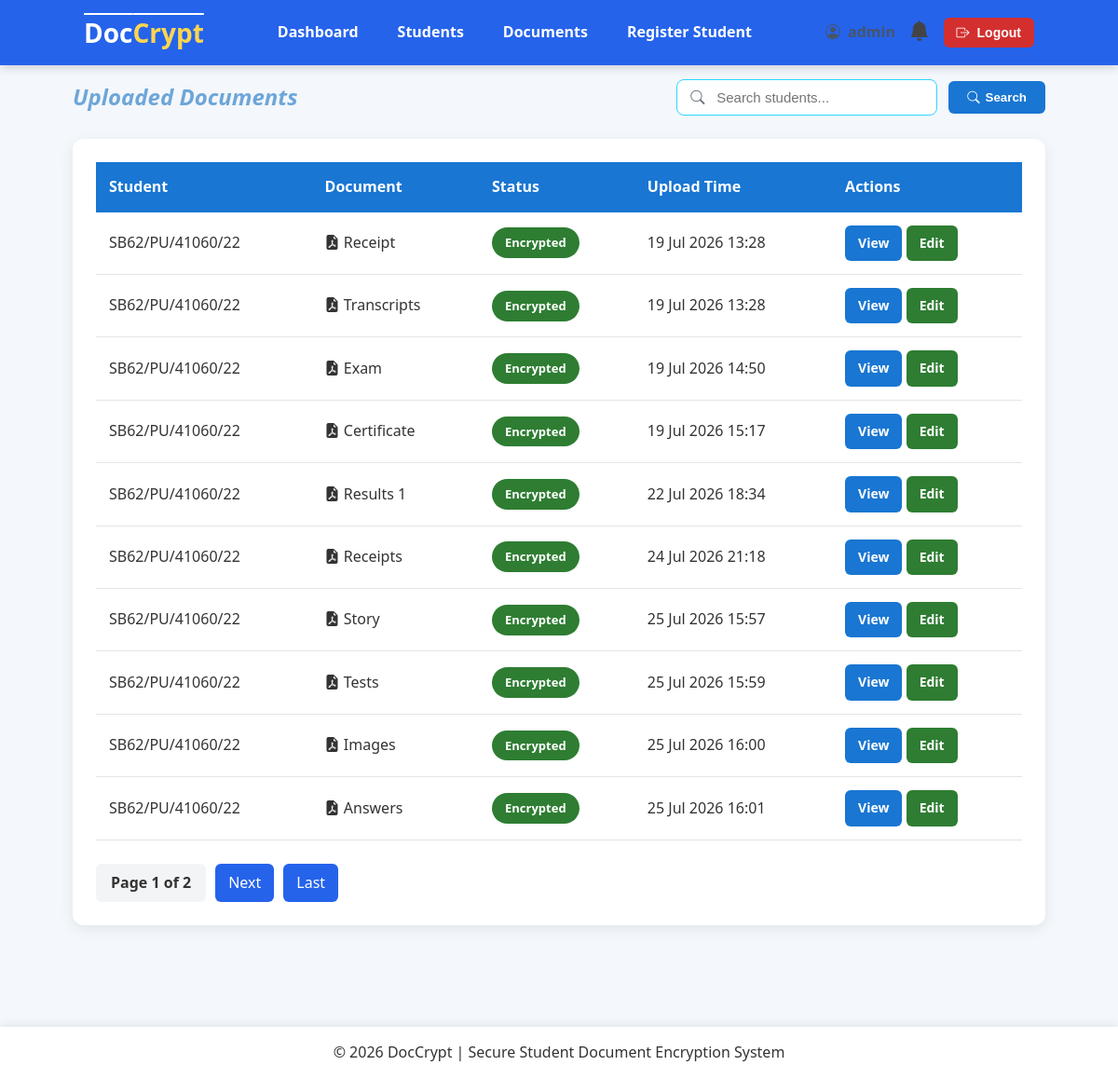
The page /documents/documents/ (signed in) on the database as committed earlier.
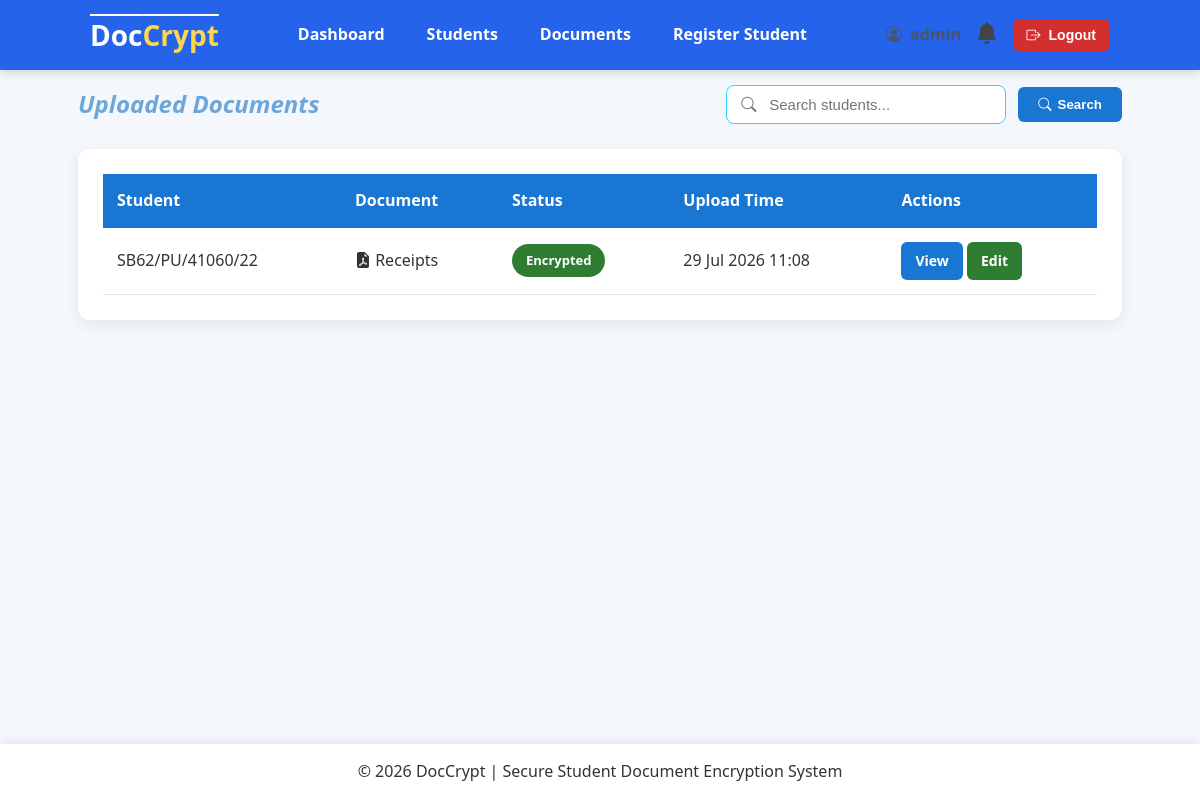
The same page on the database as committed later.
### documents/models.py (models this page shows, shortened)
class Document(models.Model):
    class Status(models.TextChoices):
        PENDING = "PENDING", "Pending"
        ENCRYPTED = "ENCRYPTED", "Encrypted"
    student = models.ForeignKey(Student, on_delete=models.CASCADE, related_name="documents")
    uploaded_by = models.ForeignKey(CustomUser, on_delete=models.SET_NULL, null=True, related_name="uploaded_documents")
    title = models.CharField( max_length=255)
    original_filename = models.CharField(max_length=255, blank=True)
    original_file = models.FileField(max_length=255, blank=True, upload_to="documents/original/")
    encrypted_file = models.FileField(upload_to="documents/encrypted/", null=True, blank=True)
    encrypted_key = models.BinaryField(null=True, blank=True)
    status = models.CharField(max_length=30, choices=Status.choices, default=Status.PENDING, db_index=True)
    uploaded_at = models.DateTimeField(auto_now_add=True)
    encrypted_at = models.DateTimeField(null=True, blank=True)
    class Meta:
        ordering = ["-uploaded_at"]
        verbose_name = "Document"
        verbose_name_plural = "Documents"

### student/models.py (models this page shows, shortened)
class Student(models.Model):
    class Status(models.TextChoices):
        ACTIVE = "ACTIVE", "Active"
        DEFERRED = "DEFERRED", "Deferred"
        GRADUATED = "GRADUATED", "Graduated"
        DEACTIVATED = "DEACTIVATED", "Deactivated"
    class Year(models.IntegerChoices):
        YEAR_1 = 1 ,"Year 1"
        YEAR_2 = 2, "Year 2"
        YEAR_3 = 3, "Year 3"
        YEAR_4 = 4, "Year 4"
    user = models.OneToOneField(CustomUser,on_delete=models.CASCADE,related_name="student")
    admission_number = models.CharField(max_length=25,unique=True)
    first_name = models.CharField(max_length=50)
    last_name = models.CharField(max_length=50)
    phone_number = models.CharField(max_length=15,blank=True)
    programme = models.CharField(max_length=50)
    department = models.CharField(max_length=50)
    year_of_study = models.IntegerField(choices=Year.choices, default=Year.YEAR_1)
    status = models.CharField(max_length=25,choices=Status.choices, default=Status.ACTIVE)
    class Meta:
        ordering = ["admission_number"]
        verbose_name = "Student"
        verbose_name_plural = "Students"

### documents/views.py (the view, shortened to what this page needs)
# urls.py: path("documents/", views.document_list, name="document_list"),
@login_required
def document_list(request):
    if not request.user.is_admin:
        return HttpResponseForbidden(request, "This page is only accessible to administrators.")
    documents = Document.objects.select_related("student").all().order_by("student__admission_number")
    query = request.GET.get("q", "")
    paginator = Paginator(documents, 10)
    page_number = request.GET.get("page")
    documents = paginator.get_page(page_number)
    context = {"documents": documents, "query": query}
    return render(request, "documents/documents_list.html", context)

### notifications/context_processors.py (called while the page is built)
def notifications(request):
    if request.user.is_authenticated:
        unread_notifications = Notification.objects.filter(
            recipient=request.user,
            is_read=False,
        ).order_by("-created_at")[:5]
        return {
            'unread_notifications': unread_notifications,
            "unread_notifications_count": unread_notifications.count(),
        }
    return {}

### users/models.py (called while the page is built)
    @property
    def is_admin(self):
        return self.role == self.Role.ADMIN or self.is_superuser

### documents/templates/documents/documents_list.html (shortened to what this page needs)
{% extends "users/base.html" %}
{% block content %}
<div class="page-header">
    <div class="page-title">
        <h2>Uploaded Documents</h2>
    </div>
    <div class="page-search">
        <form method="get" class="search-form">
            <div class="search-wrapper">
                <i class="bi bi-search search-icon"></i>
                <input
                    type="text"
                    name="q"
                    value="{{ query }}"
                    placeholder="Search students..."
                    class="search-input">
            </div>
            <button
                type="submit"
                class="btn btn-primary">
                <i class="bi bi-search"></i>
                Search
            </button>
        </form>
    </div>
</div>
<div class="card">
    <table>
        <thead>
            <tr>
                <th>Student</th>
                <th>Document</th>
                <th>Status</th>
                <th>Upload Time</th>
                <th>Actions</th>
            </tr>
        </thead>
        <tbody>
        {% for document in documents %}
            <tr>
                <td>
                    {{ document.student.admission_number }}
                </td>
                <td>
                    <i class="bi bi-file-earmark-pdf-fill text-danger"></i>
                    {{ document.title }}
                </td>
                <td>
                    {% if document.status == "ENCRYPTED" %}
                        <span class="badge badge-success">
                            {{ document.get_status_display }}
                        </span>
                    {% else %}
                        <span class="badge badge-warning">
                            {{ document.get_status_display }}
                        </span>
                    {% endif %}
                </td>
                <td>
                    {{ document.uploaded_at|date:"d M Y H:i" }}
                </td>
                <td>
                    <a href="{% url 'document_detail' document.id %}" class="btn btn-primary btn-small">View</a>
                    <a href="{% url 'edit_document' document.id %}" class="btn btn-success btn-small">Edit</a>
                </td>
            </tr>
        {% empty %}
            <tr>
                <td colspan="5">No uploaded documents.</td>
            </tr>
        {% endfor %}
        </tbody>
    </table>
    {% if documents.has_other_pages %}
    <div class="pagination">
        <span class="current-page">
            Page {{ documents.number }} of {{ documents.paginator.num_pages }}
        </span>
        {% if documents.has_next %}
            <a href="?page={{ documents.next_page_number }}{% if query %}&q={{ query }}{% endif %}">Next</a>
            <a href="?page={{ documents.paginator.num_pages }}{% if query %}&q={{ query }}{% endif %}">Last</a>
        {% endif %}
    </div>
    {% endif %}
</div>
{% endblock %}

### users/templates/users/base.html (shortened to what this page needs)
{% load static %}
<!DOCTYPE html>
<html lang="en">
<head>
    <link rel="stylesheet" href="https://cdn.jsdelivr.net/npm/bootstrap-icons@1.11.3/font/bootstrap-icons.min.css">
    <link rel="stylesheet" href="{% static 'css/style.css' %}">
</head>
<body>
    <header>
        <div class="navbar">
            <div class="logo">
                <a href="{% url 'dashboard' %}">
                    Doc<span>Crypt</span>
                </a>
            </div>
            {% if request.user.is_authenticated %}
                <nav>
                    {% if request.user.is_admin %}
                        <a href="{% url 'dashboard' %}">Dashboard</a>
                        <a href="{% url 'student_list' %}">Students</a>
                        <a href="{% url 'document_list' %}">Documents</a>
                        <a href="{% url 'register_student' %}">Register Student</a>
                    {% elif request.user.is_student %}
                        <a href="{% url 'dashboard' %}">Dashboard</a>
                    {% endif %}
                </nav>
                <div class="user-menu">
                    <span class="username">
                        <i class="bi bi-person-circle"></i>
                    </span>
                    <div class="notification-dropdown">
                        <button
                            class="notification-btn"
                            onclick="toggleNotifications()">
                            <i class="bi bi-bell-fill"></i>
                        </button>
                    </div>
                    <form method="post" action="{% url 'logout' %}" class="logout-form">
                        <button type="submit" class="btn btn-danger btn-small">
                            <i class="bi bi-box-arrow-right"></i>
                            Logout
                        </button>
                    </form>
                </div>
            {% else %}
                <div class="user-menu">
                    <a href="{% url 'login' %}" class="btn btn-primary btn-small">Login</a>
                </div>
            {% endif %}
        </div>
    </header>
    <main class="container">
        {% block content %}
        {% endblock %}
    </main>
    <footer>
        <p>
            &copy; {% now "Y" %} DocCrypt |
            Secure Student Document Encryption System
        </p>
    </footer>
</body>
</html>

### static/css/style.css (style rules this page uses)
* { margin:0; padding:0; box-sizing:border-box; }
html { scroll-behavior: smooth; }
body { font-family:"Segoe UI",Tahoma,Geneva,Verdana,sans-serif; background:#f4f7fb; color:#333; line-height:1.6; padding-bottom: 70px; }
main { animation: fadeIn .35s ease; }
.container { width:92%; max-width:1300px; margin:40px auto; padding: 30px; }
h2 { text-align: center; font-style: oblique; color: rgb(109, 166, 216); }
header { top: 0; left: 0; width: 100%; background:#2563eb; color:white; position:fixed; z-index: 1000; box-shadow:0 3px 10px rgba(0,0,0,.15); }
.navbar { width:90%; max-width:1300px; margin:auto; display:flex; justify-content:space-between; align-items:center; height:70px; padding: 15px 30px; }
.logo a { color:white; font-size:28px; font-weight:700; text-decoration: overline; }
.logo span { color:#ffd54f; }
nav { display:flex; gap:18px; }
nav a { color:white; font-weight:600; text-decoration: none; transition: .25s; padding: 8px 12px; border-radius: 8px; }
.user-menu { display:flex; align-items:center; gap:15px; }
.username { display:flex; align-items:center; gap:8px; color:#475569; font-weight:600; }
.page-header { display:grid; grid-template-columns: 1fr auto; align-items:center; margin-bottom:25px; margin-top: 15px; }
.page-title { justify-self: start; }
.page-search { justify-self: center; }
.card { background:white; border-radius:12px; padding:25px; margin-bottom:25px; box-shadow:0 4px 15px rgba(0,0,0,.08); }
.btn { display:inline-flex; align-items:center; justify-content:center; gap:8px; padding:10px 20px; border:none; border-radius:6px; cursor:pointer; text-decoration:none; font-weight:600; transition:.3s; }
.btn-primary { background:#1976d2; color:white; width: fit-content; }
.btn-success { background:#2e7d32; color:white; }
.btn-danger { background:#d32f2f; color:white; }
.btn-small { padding:8px 14px; font-size:14px; }
table { width:100%; border-collapse:collapse; }
th { background:#1976d2; color:white; padding:14px; text-align:left; }
td { padding:14px; border-bottom:1px solid #e5e5e5; text-align: left; }
table tbody tr { transition: .2s; }
.badge { display:inline-block; padding:6px 14px; border-radius:30px; color:white; font-size:13px; font-weight:600; }
.badge-success { background:#2e7d32; }
footer { position:fixed; bottom:0; left:0; width:100%; background:#fff; box-shadow:0 -2px 10px rgba(0,0,0,.08); padding:15px; text-align:center; z-index:1000; }
form { width:100%; }
input, select, textarea { width:100%; padding:12px; border:1px solid #2fd5ff; border-radius:8px; font-size:15px; box-sizing:border-box; transition:.3s; }
.search-form { display:flex; align-items:center; gap:12px; }
.search-wrapper { position:relative; }
.search-icon { position:absolute; left:15px; top:50%; transform:translateY(-50%); color:#6b7280; font-size:0.95rem; }
.search-input { padding:10px 15px 10px 42px; width:280px; }
.search-form .btn { display:flex; align-items:center; gap:6px; }
.notification-dropdown { position:relative; }
.notification-btn { background:none; border:none; cursor:pointer; font-size:1.35rem; color:#444; position:relative; transition:.2s; }

Rows that differ between the two databases and show on the page:
removed Document: student.admission_number "SB62/PU/41060/22", title "Receipt", status "Encrypted", uploaded_at "19 Jul 2026 13:28"
removed Document: student.admission_number "SB62/PU/41060/22", title "Transcripts", status "Encrypted", uploaded_at "19 Jul 2026 13:28"
removed Document: student.admission_number "SB62/PU/41060/22", title "Exam", status "Encrypted", uploaded_at "19 Jul 2026 14:50"
removed Document: student.admission_number "SB62/PU/41060/22", title "Certificate", status "Encrypted", uploaded_at "19 Jul 2026 15:17"
removed Document: student.admission_number "SB62/PU/41060/22", title "Results 1", status "Encrypted", uploaded_at "22 Jul 2026 18:34"
removed Document: student.admission_number "SB62/PU/41060/22", title "Receipts", status "Encrypted", uploaded_at "24 Jul 2026 21:18"
removed Document: student.admission_number "SB62/PU/41060/22", title "Story", status "Encrypted", uploaded_at "25 Jul 2026 15:57"
removed Document: student.admission_number "SB62/PU/41060/22", title "Tests", status "Encrypted", uploaded_at "25 Jul 2026 15:59"
removed Document: student.admission_number "SB62/PU/41060/22", title "Images", status "Encrypted", uploaded_at "25 Jul 2026 16:00"
removed Document: student.admission_number "SB62/PU/41060/22", title "Answers", status "Encrypted", uploaded_at "25 Jul 2026 16:01"
added Document: student.admission_number "SB62/PU/41060/22", title "Receipts", status "Encrypted", uploaded_at "29 Jul 2026 11:08"
Other text that changed with them:
{{ documents.number }}: "1" → (not shown)
{{ documents.paginator.num_pages }}: "2" → (not shown)
text no longer shown: "Page of Next Last"
